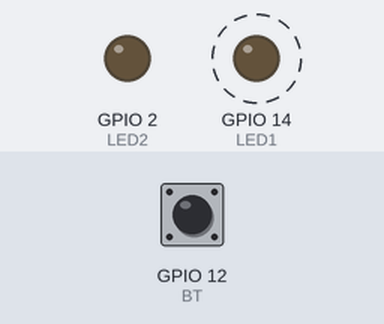
The program below on a simulated ESP32. Shown: output pins drawn as LEDs (lit = HIGH). Dashed ring = blinking. The test bench sets the inputs (shaded band); at power-on: GPIO 12 (BT) HIGH.

Above: at 0.5 s.
Timing chart, 0 to 4.6 s (numbered marks = the images above):
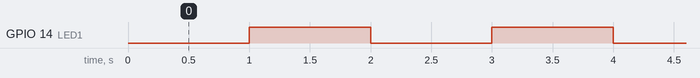

The program:

main.cpp
```cpp
#include <Arduino.h>

/* Incluindo FreeRtos */
#include <freertos/FreeRTOS.h>
#include <freertos/task.h>
#include <freertos/timers.h>

#define LED1 14
#define LED2 2
#define BT 12


TimerHandle_t xTimer1, xTimer2;
TaskHandle_t xTask1Handle;
void vTask1(void *pvParameters);
void callbackTimer1(TimerHandle_t t);
void callbackTimer2(TimerHandle_t t);

void setup() {
  Serial.begin(115200);
  pinMode(LED1, OUTPUT);
  pinMode(LED2, OUTPUT);
  pinMode(BT, INPUT_PULLUP);

  xTimer1 = xTimerCreate("Timer1",pdMS_TO_TICKS(1000),pdTRUE,0,callbackTimer1);
  xTimer2 = xTimerCreate("Timer2",pdMS_TO_TICKS(10000),pdFALSE,0,callbackTimer2);

  xTaskCreate(vTask1, "Task1", configMINIMAL_STACK_SIZE+1024, NULL, 1, &xTask1Handle);

  xTimerStart(xTimer1,0);

}

void loop() {
  vTaskDelay(pdMS_TO_TICKS(100));
}

void vTask1(void *pvParameters){
  uint8_t debounce = 0;
  while (true){
    if((digitalRead(BT) == LOW) && (xTimerIsTimerActive(xTimer2) == pdFALSE)){
      debounce++;
      if(debounce >= 12){
        debounce = 0;
        digitalWrite(LED2, HIGH);
        xTimerStart(xTimer2,0);
        Serial.println("Timer2 iniciado");
      }

    }
    else{
      debounce = 0;
    }
    vTaskDelay(pdMS_TO_TICKS(10));
  }

}

void callbackTimer1(TimerHandle_t t){
  digitalWrite(LED1, !digitalRead(LED1));
}

void callbackTimer2(TimerHandle_t t){
  digitalWrite(LED2, LOW);
}
```

Measured:
- by itself, GPIO 14 (LED1): alternates HIGH for 1.0 s and LOW for 1.0 s
